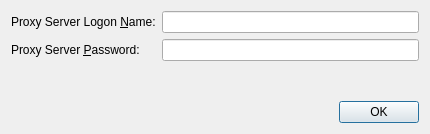
<?xml version="1.0" encoding="UTF-8"?>
<ui version="4.0">
 <class>PrefsProxy</class>
 <widget class="QDialog" name="PrefsProxy">
  <property name="geometry">
   <rect>
    <x>0</x>
    <y>0</y>
    <width>430</width>
    <height>134</height>
   </rect>
  </property>
  <property name="windowTitle">
   <string>Dialog</string>
  </property>
  <layout class="QVBoxLayout" name="verticalLayout">
   <item>
    <layout class="QFormLayout" name="_main">
     <item row="2" column="0">
      <widget class="QLabel" name="ProxyUsername_label">
       <property name="text">
        <string>Proxy Server Logon &amp;Name:</string>
       </property>
       <property name="buddy">
        <cstring>ProxyUsername</cstring>
       </property>
      </widget>
     </item>
     <item row="2" column="1">
      <widget class="QLineEdit" name="ProxyUsername"/>
     </item>
     <item row="3" column="0">
      <widget class="QLabel" name="ProxyPassword_label">
       <property name="text">
        <string>Proxy Server &amp;Password:</string>
       </property>
       <property name="buddy">
        <cstring>ProxyPassword</cstring>
       </property>
      </widget>
     </item>
     <item row="3" column="1">
      <widget class="QLineEdit" name="ProxyPassword">
       <property name="echoMode">
        <enum>QLineEdit::Password</enum>
       </property>
      </widget>
     </item>
    </layout>
   </item>
   <item>
    <widget class="QDialogButtonBox" name="buttonBox">
     <property name="orientation">
      <enum>Qt::Horizontal</enum>
     </property>
     <property name="standardButtons">
      <set>QDialogButtonBox::Ok</set>
     </property>
    </widget>
   </item>
  </layout>
 </widget>
 <resources/>
 <connections>
  <connection>
   <sender>buttonBox</sender>
   <signal>accepted()</signal>
   <receiver>PrefsProxy</receiver>
   <slot>accept()</slot>
   <hints>
    <hint type="sourcelabel">
     <x>248</x>
     <y>254</y>
    </hint>
    <hint type="destinationlabel">
     <x>157</x>
     <y>274</y>
    </hint>
   </hints>
  </connection>
  <connection>
   <sender>buttonBox</sender>
   <signal>rejected()</signal>
   <receiver>PrefsProxy</receiver>
   <slot>reject()</slot>
   <hints>
    <hint type="sourcelabel">
     <x>316</x>
     <y>260</y>
    </hint>
    <hint type="destinationlabel">
     <x>286</x>
     <y>274</y>
    </hint>
   </hints>
  </connection>
 </connections>
</ui>
